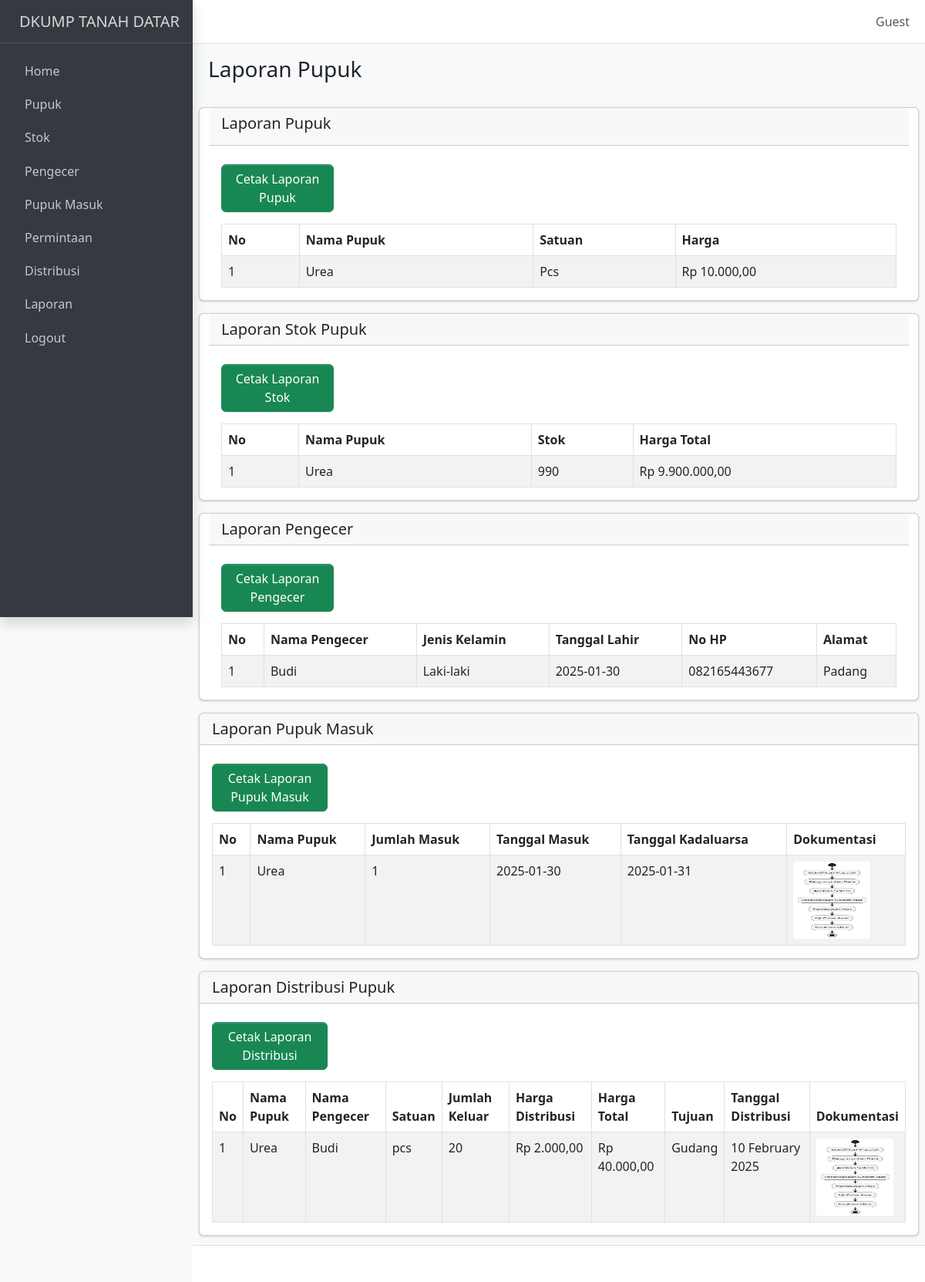
The app's page /laporan.php with its own data.
### tables this page shows
CREATE TABLE `pupuk` (
  `id_pupuk` int NOT NULL,
  `nama_pupuk` varchar(255) NOT NULL,
  `satuan` varchar(50) NOT NULL,
  `harga` decimal(15,2) NOT NULL
);

CREATE TABLE `stok` (
  `id_stok` int NOT NULL,
  `id_pupuk` int NOT NULL,
  `stok` int NOT NULL,
  `harga_total` decimal(15,2) NOT NULL
);

CREATE TABLE `pengecer` (
  `id_pengecer` int NOT NULL,
  `nama_pengecer` varchar(255) NOT NULL,
  `jenis_kelamin` enum('Laki-laki','Perempuan') NOT NULL,
  `tanggal_lahir` date NOT NULL,
  `no_hp` varchar(20) NOT NULL,
  `alamat` text NOT NULL
);

CREATE TABLE `pupuk_masuk` (
  `id_pupuk_masuk` int NOT NULL,
  `id_pupuk` int NOT NULL,
  `jumlah_masuk` int NOT NULL,
  `tanggal_masuk` date NOT NULL,
  `tanggal_kadaluarsa` date NOT NULL,
  `dokumentasi` varchar(255) DEFAULT NULL
);

CREATE TABLE `distribusi` (
  `id_distribusi` int NOT NULL,
  `id_pupuk` int NOT NULL,
  `id_pengecer` int NOT NULL,
  `satuan` varchar(50) NOT NULL,
  `tujuan` text NOT NULL,
  `kecamatan` varchar(255) NOT NULL,
  `harga_distribusi` decimal(15,2) NOT NULL,
  `harga_total` decimal(15,2) NOT NULL,
  `jumlah_keluar` int NOT NULL,
  `tanggal_distribusi` varchar(50) NOT NULL,
  `dokumentasi` varchar(255) DEFAULT NULL
);

### laporan.php (the view, shortened to what the rows shown need)
<?php include 'template/header.php'; ?>
<body class="layout-fixed sidebar-expand-lg bg-body-tertiary">
    <div class="app-wrapper">
        <main class="app-main">
            <div class="app-content">
                <div class="container-fluid">
                    <div class="row">
                        <div class="card mt-3">
                            <div class="card-body">
                                <?php
                                include 'koneksi.php';
                                $query = "SELECT * FROM pupuk";
                                $result = $koneksi->query($query);
                                if ($result === false) {
                                    echo "<p class='text-center text-danger'>Terjadi kesalahan: " . $koneksi->error . "</p>";
                                } elseif ($result->num_rows > 0) {
                                    echo "<table class='table table-bordered table-striped'>";
                                    echo "<thead class='bg-primary text-white'>
                                            <tr>
                                                <th>No</th>
                                                <th>Nama Pupuk</th>
                                                <th>Satuan</th>
                                                <th>Harga</th>
                                            </tr>
                                          </thead>";
                                    echo "<tbody>";
                                    $no = 1;
                                    while ($row = $result->fetch_assoc()) {
                                        echo "<tr>
                                                <td>{$no}</td>
                                                <td>{$row['nama_pupuk']}</td>
                                                <td>{$row['satuan']}</td>
                                                <td>Rp " . number_format($row['harga'], 2, ',', '.') . "</td>
                                              </tr>";
                                        $no++;
                                    }
                                    echo "</tbody></table>";
                                } else {
                                    echo "<p class='text-center'>Tidak ada data pupuk.</p>";
                                }
                                ?>
                            </div>
                        </div>
                        <div class="card mt-3">
                            <div class="card-body">
                                <?php
                                include 'koneksi.php';
                                $query = "SELECT stok.id_stok, pupuk.nama_pupuk, stok.stok, stok.harga_total
                                          FROM stok
                                          JOIN pupuk ON stok.id_pupuk = pupuk.id_pupuk";
                                $result = $koneksi->query($query);
                                if ($result === false) {
                                    echo "<p class='text-center text-danger'>Terjadi kesalahan: " . $koneksi->error . "</p>";
                                } elseif ($result->num_rows > 0) {
                                    echo "<table class='table table-bordered table-striped'>";
                                    echo "<thead class='bg-primary text-white'>
                                            <tr>
                                                <th>No</th>
                                                <th>Nama Pupuk</th>
                                                <th>Stok</th>
                                                <th>Harga Total</th>
                                            </tr>
                                          </thead>";
                                    echo "<tbody>";
                                    $no = 1;
                                    while ($row = $result->fetch_assoc()) {
                                        echo "<tr>
                                                <td>{$no}</td>
                                                <td>{$row['nama_pupuk']}</td>
                                                <td>{$row['stok']}</td>
                                                <td>Rp " . number_format($row['harga_total'], 2, ',', '.') . "</td>
                                              </tr>";
                                        $no++;
                                    }
                                    echo "</tbody></table>";
                                } else {
                                    echo "<p class='text-center'>Tidak ada data stok.</p>";
                                }
                                ?>
                            </div>
                        </div>
                        <div class="card mt-3">
                            <div class="card-body">
                                <?php
                                include 'koneksi.php';
                                $query = "SELECT id_pengecer, nama_pengecer, jenis_kelamin, tanggal_lahir, no_hp, alamat FROM pengecer";
                                $result = $koneksi->query($query);
                                if ($result === false) {
                                    echo "<p class='text-center text-danger'>Terjadi kesalahan: " . $koneksi->error . "</p>";
                                } elseif ($result->num_rows > 0) {
                                    echo "<table class='table table-bordered table-striped'>";
                                    echo "<thead class='bg-primary text-white'>
                    <tr>
                        <th>No</th>
                        <th>Nama Pengecer</th>
                        <th>Jenis Kelamin</th>
                        <th>Tanggal Lahir</th>
                        <th>No HP</th>
                        <th>Alamat</th>
                    </tr>
                  </thead>";
                                    echo "<tbody>";
                                    $no = 1;
                                    while ($row = $result->fetch_assoc()) {
                                        echo "<tr>
                        <td>{$no}</td>
                        <td>{$row['nama_pengecer']}</td>
                        <td>{$row['jenis_kelamin']}</td>
                        <td>{$row['tanggal_lahir']}</td>
                        <td>{$row['no_hp']}</td>
                        <td>{$row['alamat']}</td>
                      </tr>";
                                        $no++;
                                    }
                                    echo "</tbody></table>";
                                } else {
                                    echo "<p class='text-center'>Tidak ada data pengecer.</p>";
                                }
                                ?>
                            </div>
                        </div>
                    </div>
                </div>
                <div class="card mt-3">
                    <div class="card-body">
                        <?php
                        include 'koneksi.php';
                        $query = "SELECT pupuk_masuk.id_pupuk_masuk, pupuk.nama_pupuk, pupuk_masuk.jumlah_masuk,
                         pupuk_masuk.tanggal_masuk, pupuk_masuk.tanggal_kadaluarsa, pupuk_masuk.dokumentasi
                  FROM pupuk_masuk
                  JOIN pupuk ON pupuk_masuk.id_pupuk = pupuk.id_pupuk";
                        $result = $koneksi->query($query);
                        if ($result === false) {
                            echo "<p class='text-center text-danger'>Terjadi kesalahan: " . $koneksi->error . "</p>";
                        } elseif ($result->num_rows > 0) {
                            echo "<table class='table table-bordered table-striped'>";
                            echo "<thead class='bg-primary text-white'>
                    <tr>
                        <th>No</th>
                        <th>Nama Pupuk</th>
                        <th>Jumlah Masuk</th>
                        <th>Tanggal Masuk</th>
                        <th>Tanggal Kadaluarsa</th>
                        <th>Dokumentasi</th>
                    </tr>
                  </thead>";
                            echo "<tbody>";
                            $no = 1;
                            while ($row = $result->fetch_assoc()) {
                                echo "<tr>
                        <td>{$no}</td>
                        <td>{$row['nama_pupuk']}</td>
                        <td>{$row['jumlah_masuk']}</td>
                        <td>{$row['tanggal_masuk']}</td>
                        <td>{$row['tanggal_kadaluarsa']}</td>
                        <td><img src='uploads/{$row['dokumentasi']}' width='100' height='100' alt='Dokumentasi'></td>
                      </tr>";
                                $no++;
                            }
                            echo "</tbody></table>";
                        } else {
                            echo "<p class='text-center'>Tidak ada data pupuk masuk.</p>";
                        }
                        ?>
                    </div>
                </div>
                <div class="card mt-3">
                    <div class="card-body">
                        <?php
                        include 'koneksi.php';
                        $query = "SELECT distribusi.id_distribusi, pupuk.nama_pupuk, pengecer.nama_pengecer, distribusi.satuan,
                         distribusi.jumlah_keluar, distribusi.harga_distribusi, distribusi.harga_total,
                         distribusi.tujuan, distribusi.tanggal_distribusi, distribusi.dokumentasi
                  FROM distribusi
                  JOIN pupuk ON distribusi.id_pupuk = pupuk.id_pupuk
                  JOIN pengecer ON distribusi.id_pengecer = pengecer.id_pengecer";
                        $result = $koneksi->query($query);
                        if ($result === false) {
                            echo "<p class='text-center text-danger'>Terjadi kesalahan: " . $koneksi->error . "</p>";
                        } elseif ($result->num_rows > 0) {
                            echo "<table class='table table-bordered table-striped'>";
                            echo "<thead class='bg-primary text-white'>
                    <tr>
                        <th>No</th>
                        <th>Nama Pupuk</th>
                        <th>Nama Pengecer</th>
                        <th>Satuan</th>
                        <th>Jumlah Keluar</th>
                        <th>Harga Distribusi</th>
                        <th>Harga Total</th>
                        <th>Tujuan</th>
                        <th>Tanggal Distribusi</th>
                        <th>Dokumentasi</th>
                    </tr>
                  </thead>";
                            echo "<tbody>";
                            $no = 1;
                            while ($row = $result->fetch_assoc()) {
                                echo "<tr>
                        <td>{$no}</td>
                        <td>{$row['nama_pupuk']}</td>
                        <td>{$row['nama_pengecer']}</td>
                        <td>{$row['satuan']}</td>
                        <td>{$row['jumlah_keluar']}</td>
                        <td>Rp " . number_format($row['harga_distribusi'], 2, ',', '.') . "</td>
                        <td>Rp " . number_format($row['harga_total'], 2, ',', '.') . "</td>
                        <td>{$row['tujuan']}</td>
                        <td>{$row['tanggal_distribusi']}</td>
                        <td>";
                                if (!empty($row['dokumentasi']) && file_exists('uploads/' . $row['dokumentasi'])) {
                                    echo "<img src='uploads/{$row['dokumentasi']}' width='100' height='100' alt='Dokumentasi'>";
                                } else {
                                    echo "Tidak ada dokumentasi";
                                }
                                echo "</td></tr>";
                                $no++;
                            }
                            echo "</tbody></table>";
                        } else {
                            echo "<p class='text-center'>Tidak ada data distribusi.</p>";
                        }
                        ?>
                    </div>
                </div>
        </main>
    </div>
</body>
</html>

### records on screen
pupuk: nama_pupuk "Urea", satuan "Pcs", harga "10.000,00"
stok: id_pupuk.nama_pupuk "Urea", stok "990", harga_total "9.900.000,00"
pengecer: nama_pengecer "Budi", jenis_kelamin "Laki-laki", tanggal_lahir "2025-01-30", no_hp "082165443677", alamat "Padang"
pupuk_masuk: id_pupuk.nama_pupuk "Urea", jumlah_masuk "1", tanggal_masuk "2025-01-30", tanggal_kadaluarsa "2025-01-31", dokumentasi (picture)
distribusi: id_pupuk.nama_pupuk "Urea", id_pengecer.nama_pengecer "Budi", satuan "pcs", jumlah_keluar "20", harga_distribusi "2.000,00", harga_total "40.000,00", tujuan "Gudang", tanggal_distribusi "10 February 2025", dokumentasi (picture)

### other values on screen
$_SESSION['nama_lengkap'] "Guest"
